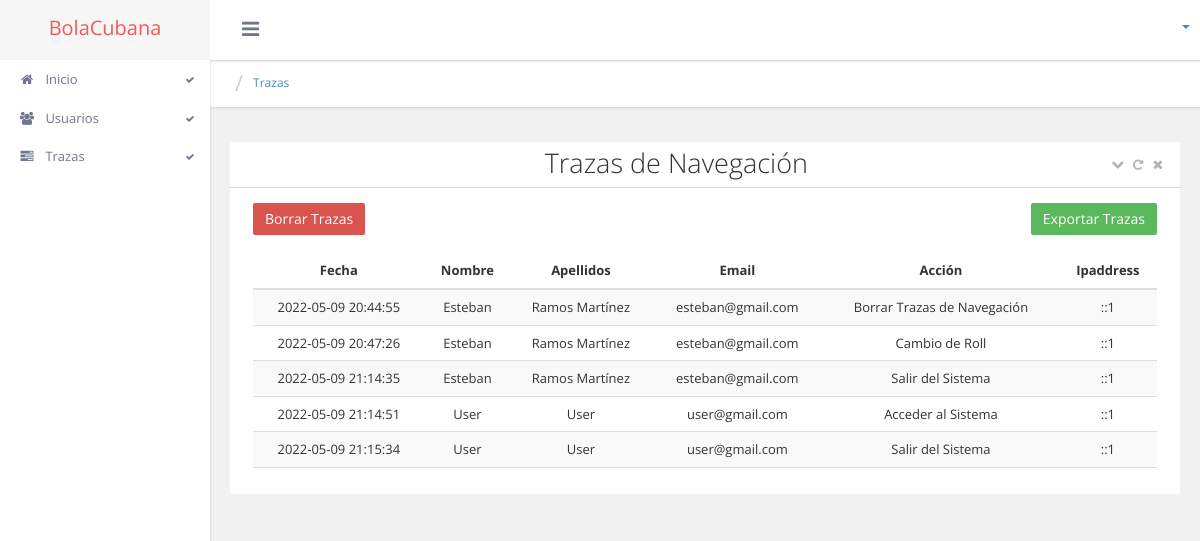
/index.php/auth/trazas, run on the app's committed database.
### tables this page shows
CREATE TABLE IF NOT EXISTS `logs` (
`id` int(11) NOT NULL,
  `date` datetime DEFAULT NULL,
  `user_id` int(11) DEFAULT NULL,
  `ip` varchar(20) DEFAULT NULL,
  `action` int(11) DEFAULT NULL,
  `data` text
);

CREATE TABLE IF NOT EXISTS `users` (
`id` int(11) unsigned NOT NULL,
  `ip_address` varchar(45) NOT NULL,
  `username` varchar(100) DEFAULT NULL,
  `password` varchar(255) NOT NULL,
  `email` varchar(254) NOT NULL,
  `activation_selector` varchar(255) DEFAULT NULL,
  `activation_code` varchar(255) DEFAULT NULL,
  `forgotten_password_selector` varchar(255) DEFAULT NULL,
  `forgotten_password_code` varchar(255) DEFAULT NULL,
  `forgotten_password_time` int(11) unsigned DEFAULT NULL,
  `remember_selector` varchar(255) DEFAULT NULL,
  `remember_code` varchar(255) DEFAULT NULL,
  `created_on` int(11) unsigned NOT NULL,
  `last_login` int(11) unsigned DEFAULT NULL,
  `active` tinyint(1) unsigned DEFAULT NULL,
  `first_name` varchar(50) DEFAULT NULL,
  `last_name` varchar(50) DEFAULT NULL,
  `company` varchar(100) DEFAULT NULL,
  `phone` varchar(20) DEFAULT NULL,
  `id_provincia` int(10) NOT NULL
);

CREATE TABLE IF NOT EXISTS `actions` (
`id` int(11) NOT NULL,
  `action` text
);

### application/controllers/Auth.php (called while the page is built, shortened)
<?php defined('BASEPATH') or exit('No direct script access allowed');
class Auth extends CI_Controller
{
	public function __construct()
	{
		$this->load->database();
		$this->load->library(['ion_auth', 'form_validation']);
		$this->load->helper(['url', 'language','fechas']);
		$this->load->model('Ion_auth_model');
		$this->load->model('tiradas_model');
		$this->load->model('traza_model');
	}
	public function trazas()
	{
		$data['message'] = (validation_errors()) ? validation_errors() : $this->session->flashdata('message');
		$data['success_message'] = $this->session->flashdata('success_message');
		$data['traza'] = $this->traza_model->getData();
		$this->load->view('head');
		$this->load->view('trazas', $data);
		$this->load->view('footer');
	}
}

### index.php (called while the page is built, shortened)
<?php
require_once BASEPATH.'core/CodeIgniter.php';

### application/models/Traza_model.php (called while the page is built, shortened)
<?php
class Traza_model extends CI_Model {
    function getData() {
        $this->db->order_by('date');
        $traza = $this->db->get('logs');
        return  $traza ->result();
    }
    function obtenerUser($id) {
        $this->db->select('*');
        $this->db->from('users');
        $this->db->where('id =', $id);
        $estudiante = $this->db->get();
        return $estudiante->result();
    }
    function obtenerAction($id) {
        $this->db->select('*');
        $this->db->from('actions');
        $this->db->where('id =', $id);
        $estudiante = $this->db->get();
        return $estudiante->result();
    }
}

### application/views/trazas.php (the view, shortened to what this page needs)
<body class="light_theme  fixed_header left_nav_fixed">
      <div class="wrapper">
      <div class="header_bar">
      <div class="brand">
      <div class="logo" style="display:block"><span class="theme_color">BolaCubana</span> </div>
      </div>
      <div class="header_top_bar">
      <a href="javascript:void(0);" class="menutoggle"> <i class="fa fa-bars"></i> </a>
      <div class="top_right_bar">
      <ul class="nav navbar-nav navbar-right">
      <li class="dropdown"> <a href="" data-toggle="dropdown"><span class="user_adminname"><?php  echo $this->Ion_auth_model->user()->row()->first_name; ?></span> <b class="caret"></b> </a>
      </li>
      </ul>
      </div>
      </div>
      </div>
      <div class="inner">
      <div class="left_nav">
      <div class="left_nav_slidebar">
      <ul>
      <li><a href="<?php echo site_url(); ?>/auth"><i class="fa fa-home"></i> Inicio <span class="plus"><i class="fa fa-check"></i></span> </a>
      <li><a href="<?php echo site_url(); ?>/auth/usuarios"><i class="fa fa-users"></i> Usuarios <span class="plus"><i class="fa fa-check"></i></span> </a>
      <li><a href="<?php echo site_url(); ?>/auth/trazas"><i class="fa fa-tasks"></i> Trazas <span class="plus"><i class="fa fa-check"></i></span> </a>
      </ul>
      </div>
      </div>
      <div class="contentpanel">
      <div class="pull-left breadcrumb_admin clear_both">
      <div class="pull-left page_title theme_color">
      <h1></h1>
      </div>
      <ol class="breadcrumb">
      <li><a href="<?php echo site_url(); ?>/auth/trazas">Trazas</a></li>
      </ol>
      </div>
      <div id="main-content">
      <div class="page-content">
      <div class="row">
      <div class="col-md-12">
   <div class="block-web">
           <div class="header">
             <div class="actions"> <a class="minimize" href="#"><i class="fa fa-chevron-down"></i></a> <a class="refresh" href="#"><i class="fa fa-repeat"></i></a> <a class="close-down" href="#"><i class="fa fa-times"></i></a> </div>
     <center>        <h3 class="content-header">Trazas de Navegación</h3> </center>
           </div>
        <div class="porlets-content">
         <div class="adv-table editable-table ">
                        <div class="clearfix">
                        <div class="btn-group">
                        <a href="<?php echo site_url(); ?>/auth/delete_trazas"  class="btn btn-danger">Borrar Trazas</a>
                        </div>
                        <div class="btn-group pull-right">
                        <a href="<?php echo site_url(); ?>/auth/exportar"  class="btn btn-success">Exportar Trazas</a>
                        </div>
                        </div>
                         <table class="table table-striped" id="editable-sample">
                             <thead>
                             <tr>
                                 <th class="text-center">Fecha</th>
                                 <th class="text-center">Nombre</th>
                                 <th class="text-center">Apellidos</th>
                                 <th class="text-center">Email</th>
                                 <th class="text-center">Acción</th>
                                 <th class="text-center">Ipaddress</th>
                             </tr>
                             </thead>
                             <tbody>
                             <?php foreach ($traza as $u): ?>
                             <tr>
                             <td class="text-center"><?php echo $u->date; ?></td>
                             <td class="text-center"><?php
                             $obtenerUser = $this->traza_model->obtenerUser($u->user_id);
                             echo $obtenerUser[0]->first_name; ?></td>
                             <td class="text-center"><?php
                             $obtenerUser = $this->traza_model->obtenerUser($u->user_id);
                             echo $obtenerUser[0]->last_name; ?></td>
                             <td class="text-center"><?php
                             $obtenerUser = $this->traza_model->obtenerUser($u->user_id);
                             echo $obtenerUser[0]->email; ?></td>
                             <td class="text-center"><?php
                             $obtener = $this->traza_model->obtenerAction($u->action);
                             echo $obtener[0]->action; ?></td>
                             <td class="text-center"><?php echo $u->ip; ?></td>
                             </tr>
                             <?php endforeach; ?>
                             </tbody>
                         </table>
           </div>
         </div>
     </div>
      </div>
      </div>
      </div>
      </div>
      </div>
      </div>
      </div>

### application/views/head.php (shortened to what this page needs)
<!DOCTYPE html PUBLIC "-//W3C//DTD XHTML 1.0 Transitional//EN" "http://www.w3.org/TR/xhtml1/DTD/xhtml1-transitional.dtd">
<html xmlns="http://www.w3.org/1999/xhtml">
<head>
<link href="<?php echo base_url(); ?>boostrat/css/font-awesome.css" rel="stylesheet" type="text/css" />
<link href="<?php echo base_url(); ?>boostrat/css/bootstrap.min.css" rel="stylesheet" type="text/css" />
<link href="<?php echo base_url(); ?>boostrat/css/animate.css" rel="stylesheet" type="text/css" />
<link href="<?php echo base_url(); ?>boostrat/css/admin.css" rel="stylesheet" type="text/css" />
<link href="<?php echo base_url(); ?>boostrat/css/font-awesome-animation.min.css" rel="stylesheet" type="text/css" />
<link href="<?php echo base_url(); ?>boostrat/plugins/toggle-switch/toggles.css" rel="stylesheet" type="text/css" />
<link href="<?php echo base_url(); ?>boostrat/plugins/checkbox/icheck.css" rel="stylesheet" type="text/css" />
<link href="<?php echo base_url(); ?>boostrat/plugins/checkbox/minimal/blue.css" rel="stylesheet" type="text/css" />
<link href="<?php echo base_url(); ?>boostrat/plugins/checkbox/minimal/green.css" rel="stylesheet" type="text/css" />
<link href="<?php echo base_url(); ?>boostrat/plugins/checkbox/minimal/grey.css" rel="stylesheet" type="text/css" />
<link href="<?php echo base_url(); ?>boostrat/plugins/checkbox/minimal/orange.css" rel="stylesheet" type="text/css" />
<link href="<?php echo base_url(); ?>boostrat/plugins/checkbox/minimal/pink.css" rel="stylesheet" type="text/css" />
<link href="<?php echo base_url(); ?>boostrat/plugins/checkbox/minimal/purple.css" rel="stylesheet" type="text/css" />
<link href="<?php echo base_url(); ?>boostrat/plugins/bootstrap-fileupload/bootstrap-fileupload.min.css" rel="stylesheet">
<link href="<?php echo base_url(); ?>boostrat/plugins/dropzone/dropzone.css" rel="stylesheet">
<link rel="stylesheet" type="text/css" href="<?php echo base_url(); ?>boostrat/plugins/bootstrap-datepicker/css/datepicker.css" />
<link rel="stylesheet" type="text/css" href="<?php echo base_url(); ?>boostrat/plugins/bootstrap-timepicker/compiled/timepicker.css" />
<link rel="stylesheet" type="text/css" href="<?php echo base_url(); ?>boostrat/plugins/bootstrap-colorpicker/css/colorpicker.css" />
<link href="<?php echo base_url(); ?>boostrat/plugins/data-tables/DT_bootstrap.css" rel="stylesheet">
<link href="<?php echo base_url(); ?>boostrat/plugins/advanced-datatable/css/demo_table.css" rel="stylesheet">
<link href="<?php echo base_url(); ?>boostrat/plugins/advanced-datatable/css/demo_page.css" rel="stylesheet">
<link href="<?php echo base_url(); ?>boostrat/plugins/bootstrap-wysihtml5/bootstrap-wysihtml5.css" rel="stylesheet" type="text/css" />
<link href="<?php echo base_url(); ?>boostrat/assets/css/sweetalert2.min.css" rel="stylesheet">
<link rel="stylesheet" href="<?php echo base_url(); ?>boostrat/plugins/file-uploader/css/jquery.fileupload.css">
<link rel="stylesheet" href="<?php echo base_url(); ?>boostrat/plugins/file-uploader/css/jquery.fileupload-ui.css">
  </head>

### application/views/footer.php (shortened to what this page needs)
</body>
</html>

### data on the page
logs: date "2022-05-09 20:44:55", user.first_name "Esteban", user.last_name "Ramos Martínez", user.email "esteban@gmail.com", actions.action "Borrar Trazas de Navegación", ip "::1"
logs: date "2022-05-09 20:47:26", user.first_name "Esteban", user.last_name "Ramos Martínez", user.email "esteban@gmail.com", actions.action "Cambio de Roll", ip "::1"
logs: date "2022-05-09 21:14:35", user.first_name "Esteban", user.last_name "Ramos Martínez", user.email "esteban@gmail.com", actions.action "Salir del Sistema", ip "::1"
logs: date "2022-05-09 21:14:51", user.first_name "User", user.last_name "User", user.email "user@gmail.com", actions.action "Acceder al Sistema", ip "::1"
logs: date "2022-05-09 21:15:34", user.first_name "User", user.last_name "User", user.email "user@gmail.com", actions.action "Salir del Sistema", ip "::1"
